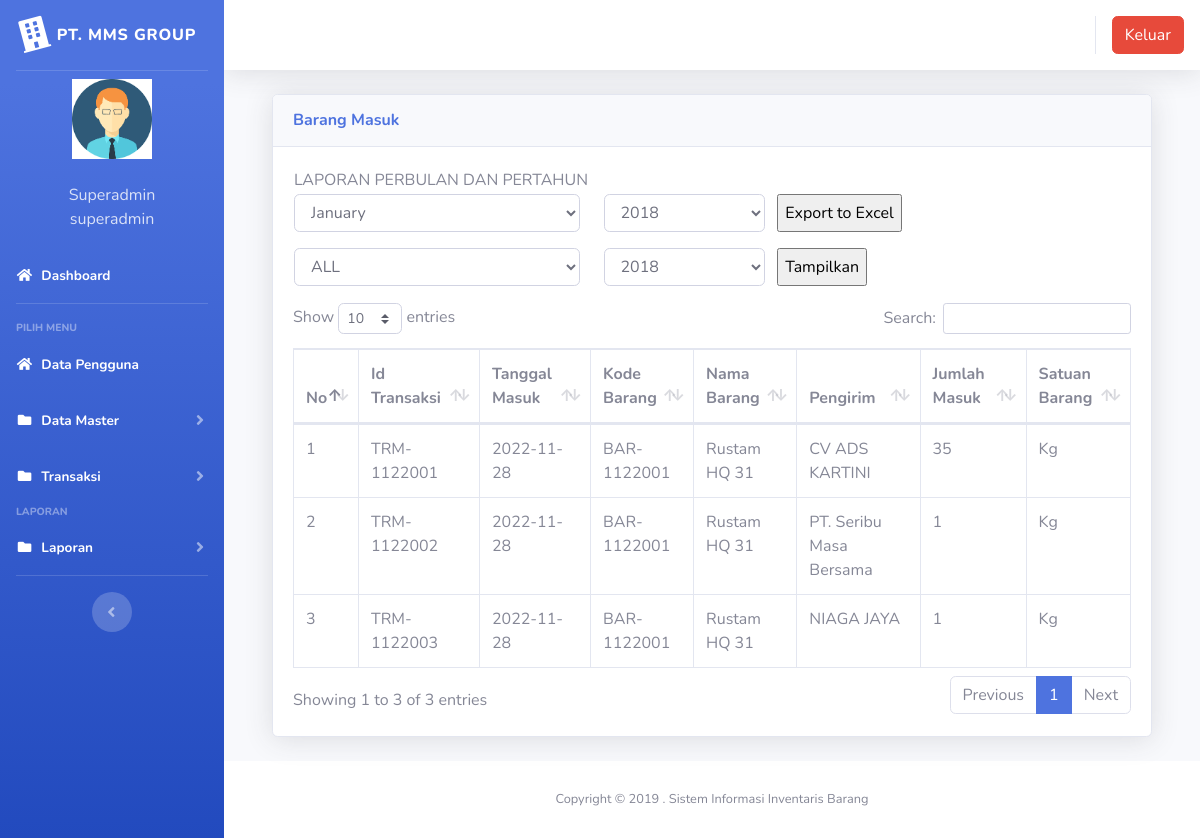
Page /index3.php?page=laporan_barangmasuk (signed in) on the committed database.
### tables this page shows
CREATE TABLE `users` (
  `id` int(11) NOT NULL,
  `nik` varchar(10) NOT NULL,
  `nama` varchar(100) NOT NULL,
  `alamat` varchar(200) NOT NULL,
  `telepon` varchar(100) NOT NULL,
  `username` varchar(100) NOT NULL,
  `password` varchar(100) NOT NULL,
  `level` varchar(25) NOT NULL DEFAULT 'member',
  `foto` varchar(25) NOT NULL
);

CREATE TABLE `barang_masuk` (
  `id` int(11) NOT NULL,
  `id_transaksi` varchar(100) NOT NULL,
  `tanggal` date NOT NULL,
  `kode_barang` varchar(100) NOT NULL,
  `nama_barang` varchar(100) NOT NULL,
  `pengirim` varchar(100) NOT NULL,
  `jumlah` double NOT NULL,
  `satuan` varchar(100) NOT NULL
);

### page/laporan/laporan_barangmasuk.php (the view, shortened to what this page needs)
        <div class="container-fluid">
          <div class="card shadow mb-4">
            <div class="card-header py-3">
              <h6 class="m-0 font-weight-bold text-primary">Barang Masuk</h6>
            </div>
            <div class="card-body">
	 	 	<table >
        <tr><td>
            LAPORAN PERBULAN DAN PERTAHUN
        </td></tr>
        <tr>
            <td width="50%">
<form action="page/laporan/export_laporan_barangmasuk_excel.php" method="post">
	<div class="row form-group">
		<div class="col-md-5">
		<select class="form-control " name="bln">
    						<option value="1" selected="">January</option>
        			</select>
        		</div>
        		<div class="col-md-3">
        		<?php
$now=date('Y');
echo "<select name='thn' class='form-control'>";
for ($a=2018;$a<=$now;$a++)
{
     echo "<option value='$a'>$a</option>";
}
echo "</select>";
?>
</div>
	<input type="submit" class="" name="submit" value="Export to Excel">
	</div>
	</form>
	<form id="Myform1">
    <div class="row form-group">
        <div class="col-md-5">
        <select class="form-control " name="bln">
                            <option value="all" selected="">ALL</option>
                    </select>
                </div>
                <div class="col-md-3">
                <?php
$now=date('Y');
echo "<select name='thn' class='form-control'>";
for ($a=2018;$a<=$now;$a++)
{
     echo "<option value='$a'>$a</option>";
}
echo "</select>";
?>
</div>
    <input type="submit" class="" name="submit2"  value="Tampilkan">
    </div>
    </form>
    </td>
   </table>
	<div class="tampung1">
              <div class="table-responsive">
                <table class="table table-bordered" id="dataTable" width="100%" cellspacing="0">
                <thead>
                                        <tr>
											<th>No</th>
											<th>Id Transaksi</th>
											<th>Tanggal Masuk</th>
											<th>Kode Barang</th>
											<th>Nama Barang</th>
											<th>Pengirim</th>
											<th>Jumlah Masuk</th>
											<th>Satuan Barang</th>
                                        </tr>
										</thead>
                  <tbody>
                    <?php
									$no = 1;
									$sql = $koneksi->query("select * from barang_masuk");
									while ($data = $sql->fetch_assoc()) {
									?>
                                        <tr>
                                            <td><?php echo $no++; ?></td>
											<td><?php echo $data['id_transaksi'] ?></td>
											<td><?php echo $data['tanggal'] ?></td>
											<td><?php echo $data['kode_barang'] ?></td>
											<td><?php echo $data['nama_barang'] ?></td>
											<td><?php echo $data['pengirim'] ?></td>
											<td><?php echo $data['jumlah'] ?></td>
											<td><?php echo $data['satuan'] ?></td>
                                        </tr>
									<?php }?>
										   </tbody>
                                </table>
              </div>
            </div>
          </div>
        </div>

### index3.php (shortened to what this page needs)
<?php
$koneksi = new mysqli("localhost", "root", "", "inventori");
?>
<!DOCTYPE html>
<html lang="en">
<head>
  <link href="vendor/fontawesome-free/css/all.min.css" rel="stylesheet" type="text/css">
  <link href="css/sb-admin-2.min.css" rel="stylesheet">
  <link href="vendor/datatables/dataTables.bootstrap4.min.css" rel="stylesheet">
</head>
<body id="page-top">
  <div id="wrapper">
    <ul class="navbar-nav bg-gradient-primary sidebar sidebar-dark accordion" id="accordionSidebar">
      <a class="sidebar-brand d-flex align-items-center justify-content-center" href="index3.php">
        <div class="sidebar-brand-icon rotate-n-15">
          <i class="fas fa-building"></i>
        </div>
        <div class="sidebar-brand-text mx-2">PT. MMS GROUP</div>
      </a>
      <hr class="sidebar-divider my-0">
      <?php
      if ($_SESSION['superadmin']) {
        $user = $_SESSION['superadmin'];
      }
      $sql = $koneksi->query("select * from users where id='$user'");
      $data = $sql->fetch_assoc();
      ?>
      <li class="d-flex align-items-center justify-content-center">
        <a class="nav-link">
          <img src="img/<?php echo $data['foto'] ?>" class="img-circle" width="80" alt="User" /></a>
      </li>
      <li class="nav-item ">
        <a class="nav-link">
          <div class="d-flex align-items-center justify-content-center" class="name"> <?php echo  $data['nama']; ?></div>
          <div class="d-flex align-items-center justify-content-center" class="email"><?php echo $data['level']; ?></div>
        </a>
      </li>
      <li class="nav-item active">
        <a class="nav-link" href="?page=home3">
          <i class="fas fa-fw fa-home"></i>
          <span>Dashboard</span></a>
      </li>
      <hr class="sidebar-divider">
      <div class="sidebar-heading">
        Pilih Menu
      </div>
      <li class="nav-item active">
        <a class="nav-link" href="?page=pengguna">
          <i class="fas fa-fw fa-home"></i>
          <span>Data Pengguna</span></a>
      </li>
      <li class="nav-item active">
        <a class="nav-link collapsed" href="#" data-toggle="collapse" data-target="#collapseData" aria-expanded="true" aria-controls="collapseData">
          <i class="fas fa-fw fa-folder"></i>
          <span>Data Master</span>
        </a>
      </li>
      <li class="nav-item active">
        <a class="nav-link collapsed" href="#" data-toggle="collapse" data-target="#collapsePages" aria-expanded="true" aria-controls="collapsePages">
          <i class="fas fa-fw fa-folder"></i>
          <span>Transaksi</span>
        </a>
      </li>
      <div class="sidebar-heading">
        Laporan
      </div>
      <li class="nav-item active">
        <a class="nav-link collapsed" href="#" data-toggle="collapse" data-target="#collapseLaporan" aria-expanded="true" aria-controls="collapseLaporan">
          <i class="fas fa-fw fa-folder"></i>
          <span>Laporan</span>
        </a>
      </li>
      <hr class="sidebar-divider d-none d-md-block">
      <div class="text-center d-none d-md-inline">
        <button class="rounded-circle border-0" id="sidebarToggle"></button>
      </div>
    </ul>
    <div id="content-wrapper" class="d-flex flex-column">
      <div id="content">
        <nav class="navbar navbar-expand navbar-light bg-white topbar mb-4 static-top shadow">
          <ul class="navbar-nav ml-auto">
            <li class="nav-item dropdown no-arrow">
              <div class="top-menu">
                <ul class="nav pull-right top-menu">
                  <li><a onclick="return confirm('Apakah anda yakin akan logout?')" class="btn btn-danger" class="logout" href="logout.php">Keluar</a></li>
                </ul>
              </div>
            </li>
          </ul>
        </nav>
        <div class="container-fluid">
          <section class="content">
            <?php
            $page = $_GET['page'];
            $aksi = $_GET['aksi'];
            if ($page == "laporan_barangmasuk") {
              if ($aksi == "") {
                include "page/laporan/laporan_barangmasuk.php";
              }
            }
            ?>
          </section>
        </div>
        <footer class="sticky-footer bg-white">
          <div class="container my-auto">
            <div class="copyright text-center my-auto">
              <span>Copyright &copy; 2019 . Sistem Informasi Inventaris Barang</span>
            </div>
          </div>
        </footer>
      </div>
    </div>
  </div>
</body>
</html>

### rows in the picture
users: foto (picture), nama "Superadmin", level "superadmin"
barang_masuk: id_transaksi "TRM-1122001", tanggal "2022-11-28", kode_barang "BAR-1122001", nama_barang "Rustam HQ 31", pengirim "CV ADS KARTINI", jumlah "35", satuan "Kg"
barang_masuk: id_transaksi "TRM-1122002", tanggal "2022-11-28", kode_barang "BAR-1122001", nama_barang "Rustam HQ 31", pengirim "PT. Seribu Masa Bersama", jumlah "1", satuan "Kg"
barang_masuk: id_transaksi "TRM-1122003", tanggal "2022-11-28", kode_barang "BAR-1122001", nama_barang "Rustam HQ 31", pengirim "NIAGA JAYA", jumlah "1", satuan "Kg"

### other values in the picture
form field thn "2018"
